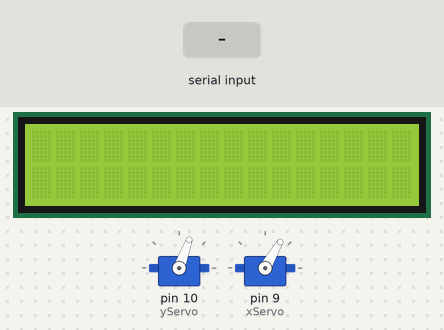
A sketch run on a simulated Arduino Uno, built with avr-gcc and run on an emulated ATmega328P. Parts: 2 × servo, 16×2 character LCD. Inputs (shaded band) come from the test bench.

Above: at 1.2 s.
1.3 s: "," received over Serial
2.9 s: "1" received over Serial
Timing chart, 0 to 5.9 s (numbered marks = the images above; inputs shaded):
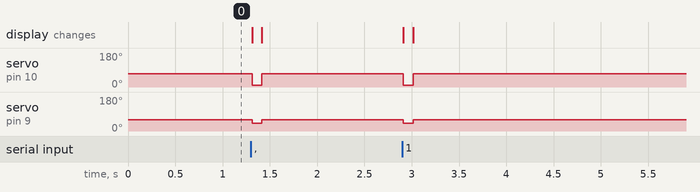

Measured:
- after the input at 1.3 s, servo on pin 10 (yServo): 70° → 10° at once, → 70° 0.10 s later; servo on pin 9 (xServo): 60° → 40° at once, → 60° 0.10 s later
- after the input at 2.9 s, servo on pin 10 (yServo): 70° → 10° at once, → 70° 0.10 s later; servo on pin 9 (xServo): 60° → 40° at once, → 60° 0.10 s later

The sketch:

ballBalance.ino
```cpp
#include <LiquidCrystal.h>
#include <LCD_I2C.h>
#include <PID_v1.h>
#include <Servo.h>
LCD_I2C lcd(0x27, 16, 2);

//const int rs = 3, en = 2, d4 = 4, d5 = 5, d6 = 6, d7 = 7;
//LiquidCrystal lcd(rs, en, d4, d5, d6, d7);

Servo yServo, xServo;

double xSetpoint, xInput, xOutput, ySetpoint, yInput, yOutput, x, y;
String Data;


PID yPID(&yInput, &yOutput, &ySetpoint, 0.1, 0.03, 0.08, REVERSE);
PID xPID(&xInput, &xOutput, &xSetpoint, 0.3, 0.05, 0.15, REVERSE);


void setup() {
  Serial.begin(115200);
  Serial.setTimeout(1);

  yServo.attach(10);
  yServo.write(70);

  xServo.attach(9);
  xServo.write(60);

  ySetpoint = 200;
  xSetpoint = 300;

  yPID.SetMode(AUTOMATIC);
  xPID.SetMode(AUTOMATIC);

  lcd.begin();
  lcd.backlight();
}

void loop() {
  if (Serial.available())
  {
    Data = Serial.readString();

    x = Data.substring(0, Data.indexOf(",")).toDouble();
    y = Data.substring(Data.indexOf(",") + 1).toDouble();


    xInput = x;
    xPID.Compute();
    xPID.SetOutputLimits(40, 75);
    xServo.write(xOutput);


    yInput = y;
    yPID.Compute();
    yPID.SetOutputLimits(10, 90);
    yServo.write(yOutput);


    lcd.setCursor(0, 1);
    lcd.print(x);
    lcd.setCursor(8, 1);
    lcd.print(y);
    delay(100);
    lcd.clear();
  }
  else
  {
    yServo.write(70);
    xServo.write(60);
  }
}
```
